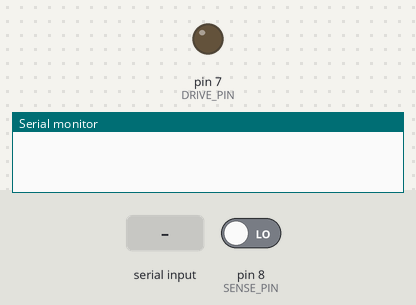
A sketch run on a simulated Arduino Uno, built with avr-gcc and run on an emulated ATmega328P. Shown: output pins drawn as LEDs (lit = HIGH), the last lines printed to the serial monitor. The inputs (shaded band) are chosen by the test bench; at power-on: pin 8 (SENSE_PIN) LOW.

Above: at 1.2 s.
1.3 s: "TEST\n" received over Serial
At 2.7 s:
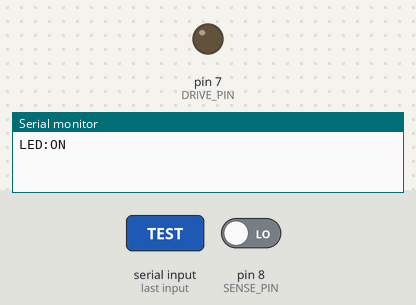
4.3 s: "SET:HIGH\n" received over Serial
At 5.3 s:
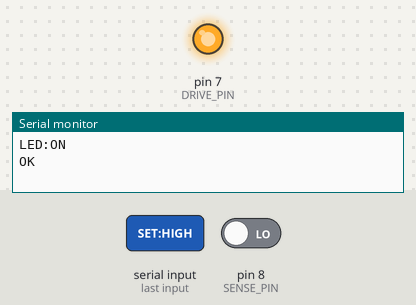
5.8 s: "SET:LOW\n" received over Serial
At 6.4 s:
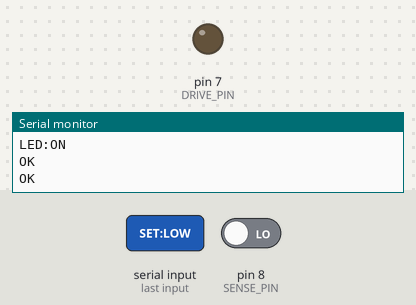
7.3 s: "ON\n" received over Serial
At 8.6 s:
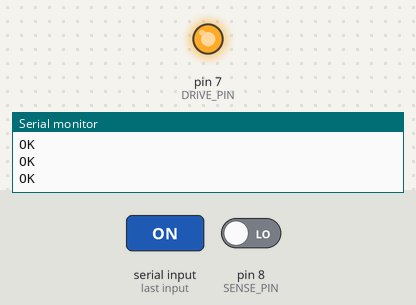
Timing chart, 0 to 9.8 s (numbered marks = the images above; inputs shaded):
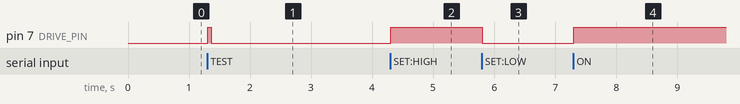

Measured:
- after the input at 1.3 s, pin 7 (DRIVE_PIN): LOW → HIGH at once, → LOW 0.06 s later
- after the input at 4.3 s, pin 7 (DRIVE_PIN): LOW → HIGH at once
- after the input at 5.8 s, pin 7 (DRIVE_PIN): HIGH → LOW at once
- after the input at 7.3 s, pin 7 (DRIVE_PIN): LOW → HIGH at once

The sketch:

skillforge_led_sense.ino
```cpp
// SkillForge Emergency Pivot Firmware: Arduino Powered LED with Sense
// File: arduino/skillforge_led_sense/skillforge_led_sense.ino

const int DRIVE_PIN = 7; // Powers the 1k Resistor -> LED from D7
const int SENSE_PIN = 8; // Senses voltage after LED cathode (optional digital read)

void setup() {
  Serial.begin(9600);
  pinMode(DRIVE_PIN, OUTPUT);
  pinMode(SENSE_PIN, INPUT);
  digitalWrite(DRIVE_PIN, LOW);
}

void loop() {
  if (Serial.available()) {
    String cmd = Serial.readStringUntil('\n');
    cmd.trim();

    if (cmd == "PING") {
      Serial.println("PONG");
    } else if (cmd == "TEST") {
      // Pulse the LED and check continuity
      digitalWrite(DRIVE_PIN, HIGH);
      delay(60);
      int val = analogRead(A0); // Read analog sense if available
      int digitalVal = digitalRead(SENSE_PIN);
      digitalWrite(DRIVE_PIN, LOW);

      if (val > 200 || digitalVal == HIGH) {
        Serial.println("LED:ON");
      } else {
        Serial.println("LED:OFF");
      }
    } else if (cmd == "SET:HIGH" || cmd == "ON") {
      digitalWrite(DRIVE_PIN, HIGH);
      Serial.println("OK");
    } else if (cmd == "SET:LOW" || cmd == "OFF") {
      digitalWrite(DRIVE_PIN, LOW);
      Serial.println("OK");
    }
  }
}
```
